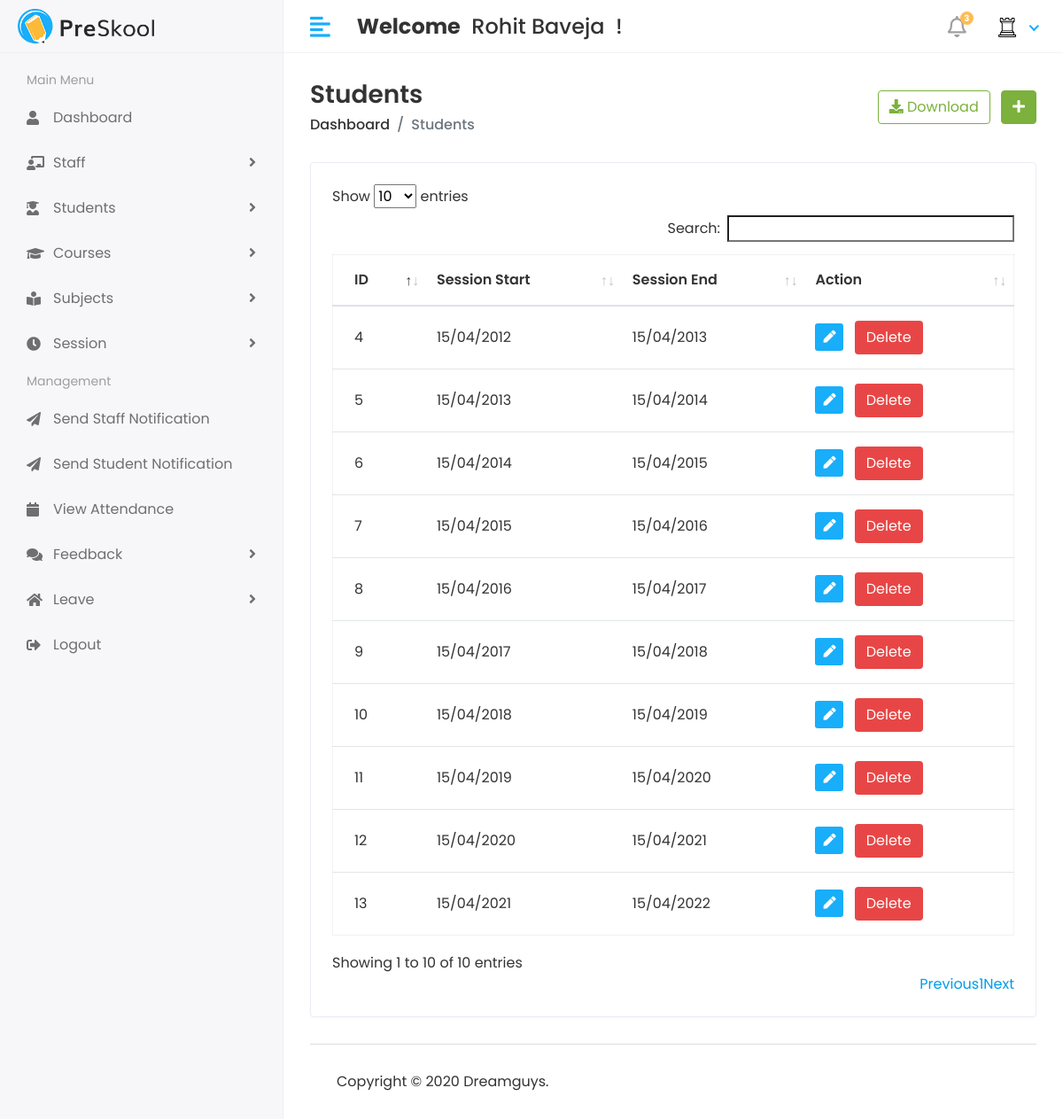
Page /Hod/Session/view (signed in) on the earlier database version.
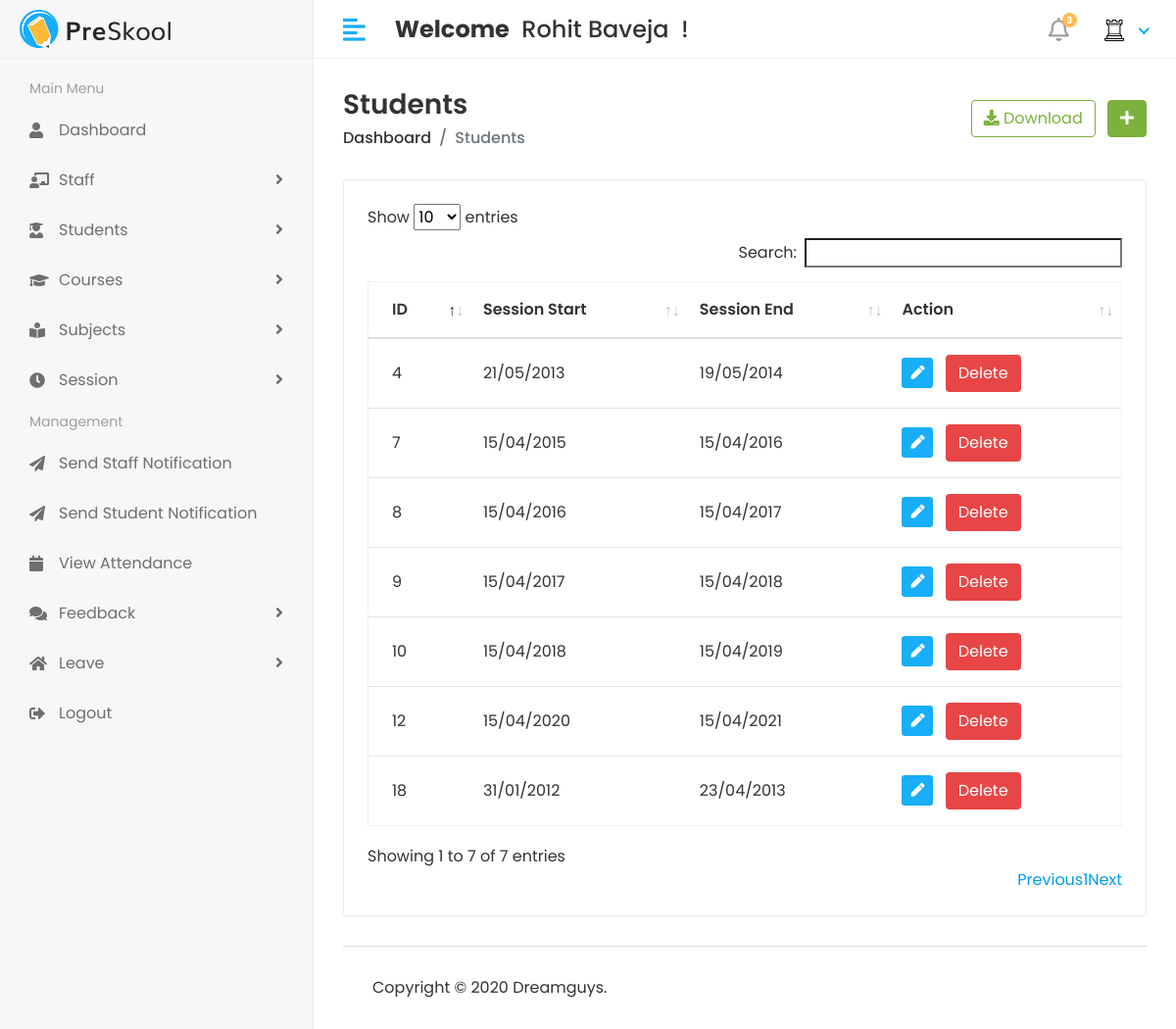
Same page on the later database version.
### myApp/models.py (models this page shows, shortened)
class CustomUser(AbstractUser):
  USER = (
    (1, 'HOD'),
    (2, 'STAFF'),
    (3, 'STUDENT'),
  )
  user_type = models.CharField(choices=USER, max_length=50, default=1)
  profile_Pic = models.ImageField(upload_to='media/profilePic')

class SessionYear(models.Model):
  objects = None
  session_start = models.CharField(max_length=50)
  session_end = models.CharField(max_length=50)

### StudentManagementProject/Hod_Views.py (the view)
@login_required(login_url='/')
def view_session(request):
  session = SessionYear.objects.all()
  context = {
    "sessions": session
  }
  return render(request, 'Hod/view_session.html', context)

### templates/Hod/view_session.html (shortened to what this page needs)
{% extends 'base.html' %}
{% block content %}
{% load static %}
<div class="page-header">
  <div class="row align-items-center">
    <div class="col">
      <h3 class="page-title">Students</h3>
      <ul class="breadcrumb">
        <li class="breadcrumb-item"><a href="{% url 'hod_home' %}">Dashboard</a></li>
        <li class="breadcrumb-item active">Students</li>
      </ul>
    </div>
    <div class="col-auto text-right float-right ml-auto">
      <a href="#" class="btn btn-outline-success mr-2"><i class="fas fa-download"></i> Download</a>
      <a href="{% url 'add_session' %}" class="btn btn-success"><i class="fas fa-plus"></i></a>
    </div>
  </div>
</div>
<div class="row">
  <div class="col-sm-12">
    <div class="card card-table">
      <div class="card-body">
        <div class="table-responsive">
          <table id="table_id" class="table table-hover table-center mb-0">
            <thead>
            <tr>
              <th>ID</th>
              <th>Session Start</th>
              <th>Session End</th>
              <th class="text-left">Action</th>
            </tr>
            </thead>
            <tbody>
            {% for i in sessions %}
            <tr>
              <td>{{i.id}}</td>
              <td>{{i.session_start}}</td>
              <td>{{i.session_end}}</td>
              <td>
                <div class="actions">
                  <a href="{% url 'edit_session' i.id %}" class="btn btn-sm bg-success-light mr-2">
                    <i class="fas fa-pen"></i>
                  </a>
                  <a href="{% url 'delete_session' i.id %}" class="btn btn bg-danger text-white">
                     Delete
                  </a>
                </div>
              </td>
            </tr>
            {% endfor %}
            </tbody>
          </table>
        </div>
      </div>
    </div>
  </div>
</div>
{% endblock %}

### templates/base.html (shortened to what this page needs)
<!DOCTYPE html>
<html lang="en">
{% load static %}
<head>
  <link rel="stylesheet" href="{% static 'assets/plugins/bootstrap/css/bootstrap.min.css' %}">
  <link rel="stylesheet" href="{% static 'assets/plugins/fontawesome/css/fontawesome.min.css' %}">
  <link rel="stylesheet" href="{% static 'assets/plugins/fontawesome/css/all.min.css' %}">
  <link rel="stylesheet" href="{% static 'assets/css/style.css' %}">
  <link rel="stylesheet" href="{% static 'assets/plugins/datatables/datatables.min.css' %}">
</head>
<body>
<div class="main-wrapper">
  {% include 'includes/header.html' %}
  {% include 'includes/sidebar.html' %}
  <div class="page-wrapper">
    <div class="content container-fluid">
      {% block content %} {% endblock %}
      {% include 'includes/footer.html' %}
    </div>
  </div>
</div>
</body>
</html>

### templates/includes/header.html (shortened to what this page needs)
{% load static %}
<div class="header">
  <div class="header-left">
    <a href="#" class="logo">
      <img src="{% static 'assets/img/logo.png' %}" alt="Logo">
    </a>
  </div>
  <a href="javascript:void(0);" id="toggle_btn">
    <i class="fas fa-align-left"></i>
  </a>
  <div class="top-nav-search mt-3">
    <h4><strong>Welcome</strong>&nbsp; <span>{{ user.first_name }} {{ user.last_name}}</span>&nbsp; !</h4>
  </div>
  <ul class="nav user-menu">
    <li class="nav-item dropdown noti-dropdown">
      <a href="#" class="dropdown-toggle nav-link" data-toggle="dropdown">
        <i class="far fa-bell"></i> <span class="badge badge-pill">3</span>
      </a>
    </li>
    <li class="nav-item dropdown has-arrow">
      <a href="#" class="dropdown-toggle nav-link" data-toggle="dropdown">
        {% if user.profile_Pic == "" %}
        <span class="user-img"><img class="rounded-circle" src="{% static 'assets/img/no-img.jpg' %}" width="31" alt="{{user.first_name}}'s Pic"></span>
        {% else %}
        <span class="user-img"><img class="rounded-circle" src="/{{user.profile_Pic}}" width="31" alt="{{user.first_name}}'s Pic"></span>
        {% endif %}
      </a>
    </li>
  </ul>
</div>

### templates/includes/sidebar.html (shortened to what this page needs)
{% load active_link_tags %}
<div class="sidebar" id="sidebar">
  <div class="sidebar-inner slimscroll">
    <div id="sidebar-menu" class="sidebar-menu">
      <ul>
        <li class="menu-title">
          <span>Main Menu</span>
        </li>
        <li class="{% active_link 'hod_home' 'active' %}">
          {% if user.user_type == '1' %}
          <a href="{% url 'hod_home' %}"><i class="fa fa-user"></i><span>Dashboard</span></a>
          {% elif user.user_type == '2' %}
          <a href="{% url 'staff_home' %}"><i class="fa fa-user"></i><span>Dashboard</span></a>
          {% else %}
          <a href="{% url 'student_home' %}"><i class="fa fa-user"></i><span>Dashboard</span></a>
          {% endif %}
        </li>
        <li class="submenu {% active_link 'view_staff' 'active' %} {% active_link 'add_staff' 'active' %}">
          <a href="#"><i class="fas fa-chalkboard-teacher"></i> <span> Staff </span> <span
              class="menu-arrow"></span></a>
        </li>
        <li class="submenu {% active_link 'view_student' 'active' %}{% active_link 'add_student' 'active' %}">
          <a href="#"><i class="fas fa-user-graduate"></i> <span> Students</span> <span
              class="menu-arrow"></span></a>
        </li>
        <li class="submenu {% active_link 'view_course' 'active' %}{% active_link 'add_course' 'active' %}">
          <a href="#"><i class="fa fa-graduation-cap"></i><span> Courses</span> <span
              class="menu-arrow"></span></a>
        </li>
        <li class="submenu {% active_link 'view_subject' 'active' %}{% active_link 'add_subject' 'active' %}">
          <a href="#"><i class="fas fa-book-reader"></i> <span> Subjects</span> <span
              class="menu-arrow"></span></a>
        </li>
        <li class="submenu {% active_link 'view_session' 'active' %}{% active_link 'add_session' 'active' %}">
          <a href="#"><i class="fa fa-clock"></i> <span> Session</span> <span class="menu-arrow"></span></a>
        </li>
        <li class="menu-title">
          <span>Management</span>
        </li>
        <li>
          <a href="holiday.html"><i class="fa fa-paper-plane"></i> <span>Send Staff Notification</span></a>
        </li>
        <li>
          <a href="holiday.html"><i class="fa fa-paper-plane"></i> <span>Send Student Notification</span></a>
        </li>
        <li>
          <a href="holiday.html"><i class="fa fa-calendar"></i> <span>View Attendance</span></a>
        </li>
        <li class="submenu">
          <a href="#"><i class="fa fa-comments"></i><span> Feedback</span> <span
              class="menu-arrow"></span></a>
        </li>
        <li class="submenu">
          <a href="#"><i class="fa fa-home"></i> <span> Leave</span> <span class="menu-arrow"></span></a>
        </li>
        <li class="submenu">
          <a href="{% url 'logout' %}"><i class="fas fa-sign-out-alt"></i><span>Logout</span></a>
        </li>
      </ul>
    </div>
  </div>
</div>

### templates/includes/footer.html
<footer>
  <p>
    Copyright © 2020 Dreamguys.
  </p>
</footer>

Differences in the rows shown:
removed SessionYear: id "5", session_start "15/04/2013", session_end "15/04/2014"
removed SessionYear: id "6", session_start "15/04/2014", session_end "15/04/2015"
removed SessionYear: id "11", session_start "15/04/2019", session_end "15/04/2020"
removed SessionYear: id "13", session_start "15/04/2021", session_end "15/04/2022"
changed SessionYear id 4: session_start "15/04/2012" → "21/05/2013"; session_end "15/04/2013" → "19/05/2014"
added SessionYear: id "18", session_start "31/01/2012", session_end "23/04/2013"
Other differences:
text written by a page script: "Show entries Search: Showing 1 to 10 of 10 entries Previous 1 Next" → "Show entries Search: Showing 1 to 7 of 7 entries Previous 1 Next"
